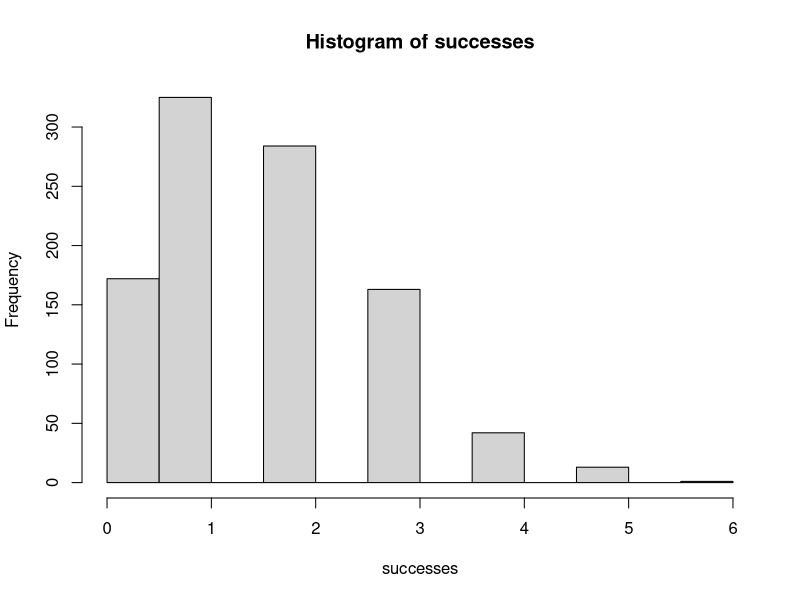
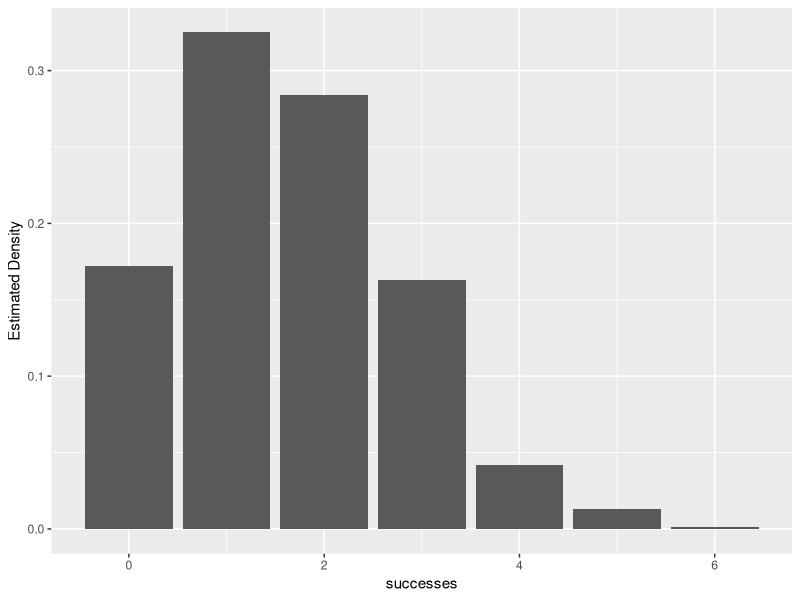
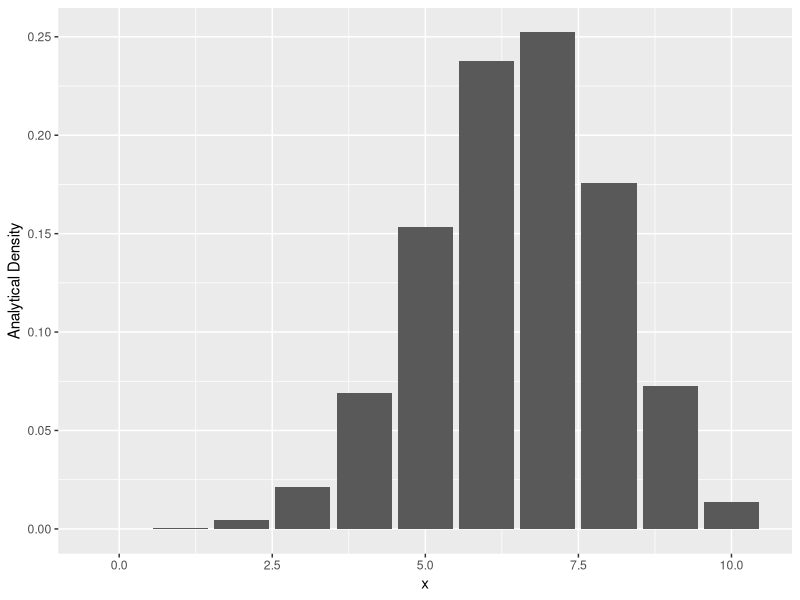
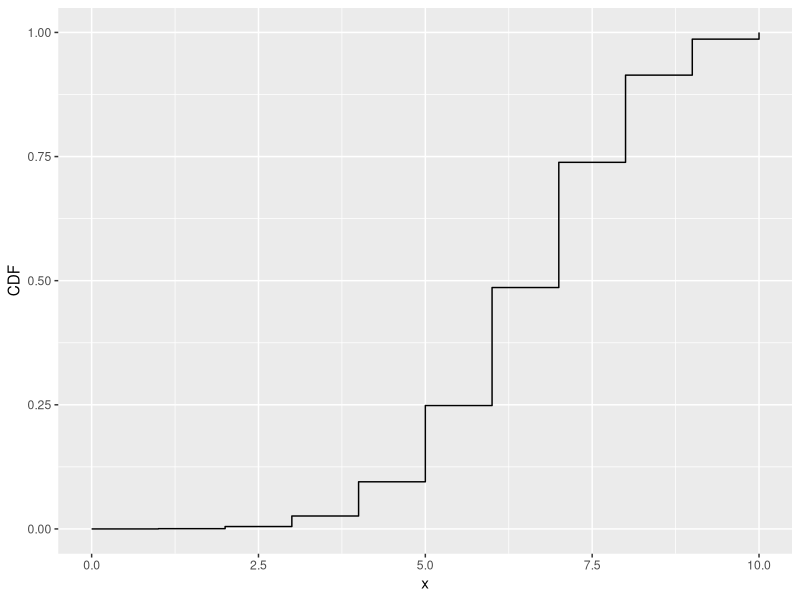

Generate these figures, in order, with R:
rm(list = ls())
library(tidyverse)

# rbinom(n, size, prob)
# where n refers to number of observations, size refers to number of trials, 
# and prob refers to probability of success on each trial
successes <- rbinom(1000, 8, 0.2)

# Question 9 & 10
hist(successes)

# Question 12
# probability of getting exactly 7 heads on 10 flips
# dbinom(x, size, prob, log = FALSE)
# pbinom(q, size, prob, lower.tail = TRUE, log.p = FALSE)

# Part A
dbinom(7, 10, 0.65)

# Part B
pbinom(7, 10, 0.65)

# Part C
1 - pbinom(5, 10, 0.65)

# Question 14
binom_draws <- as_tibble(data.frame(successes))

estimated_pf <- binom_draws %>%
  group_by(successes) %>%
  summarize(n = n()) %>%
  mutate(freq = n / sum(n))

ggplot(estimated_pf, aes(x = successes, y = freq)) +
  geom_col() +
  ylab("Estimated Density")

# Question 15
# Create a tibble with x and the analytical probability densities.
# Using standard placeholders 'n' and 'p' as defined in original script.
n <- 10
p <- 0.65
my_binom <- as_tibble(list(
  x = 0:n, 
  prob = dbinom(0:n, n, p)
))

# Plot the computed theoretical density.
ggplot(my_binom, aes(x = x, y = prob)) + 
  geom_col() +
  ylab("Analytical Density")

calculated_cdf <- my_binom %>%
  mutate(cdf = cumsum(prob))

# Plot the computed cdf
ggplot(calculated_cdf, aes(x = x, y = cdf)) + 
  geom_step() + 
  ylab("CDF")
